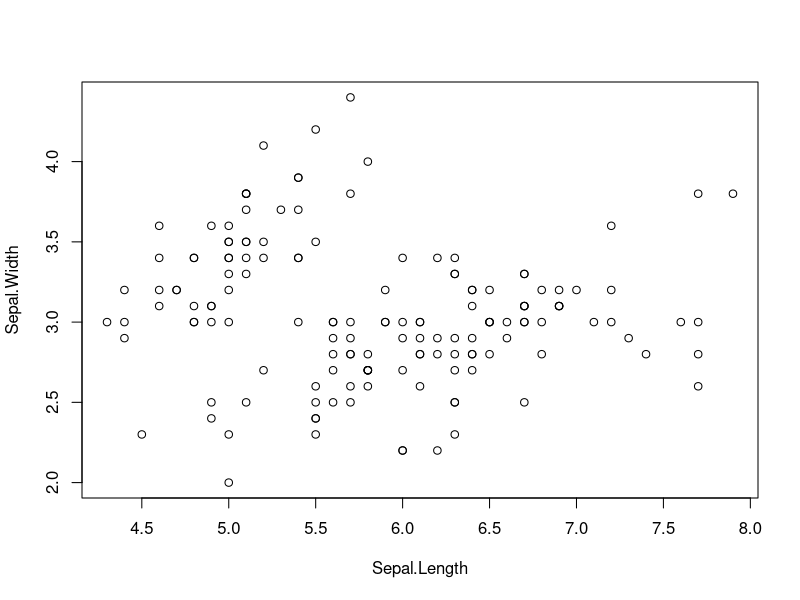
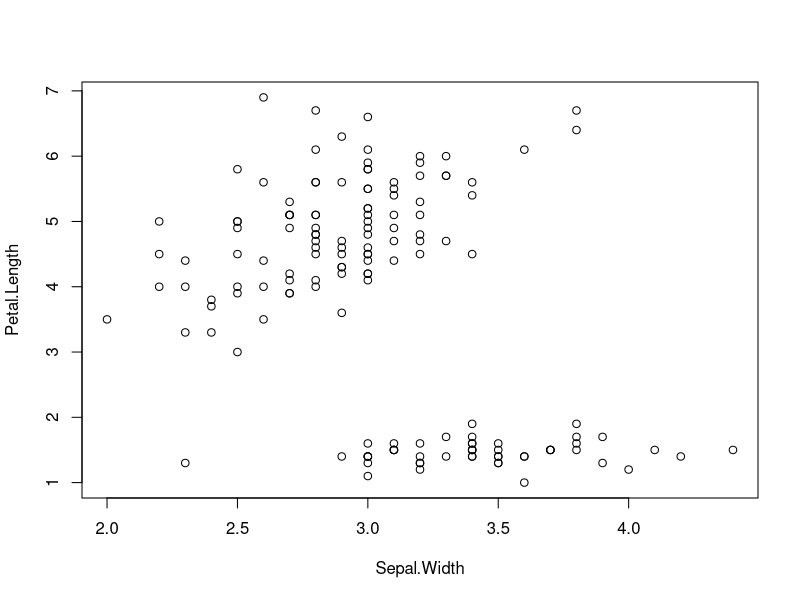
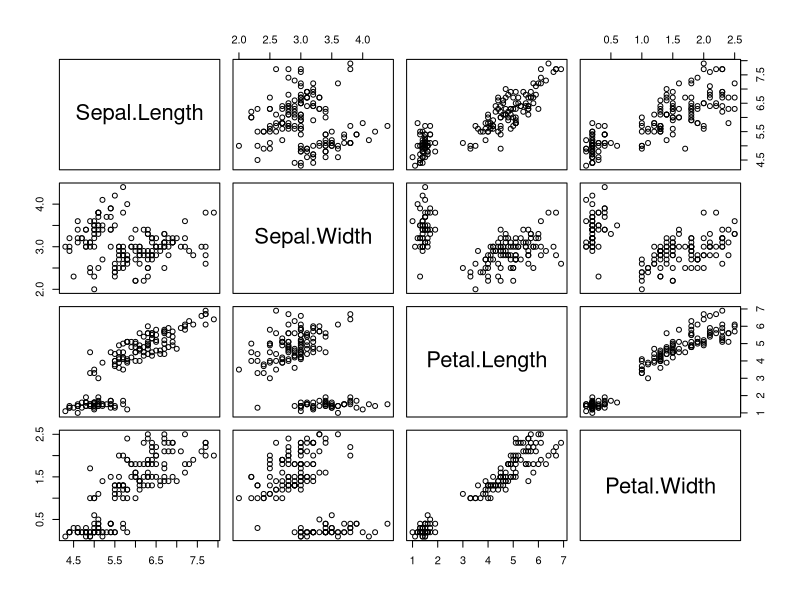
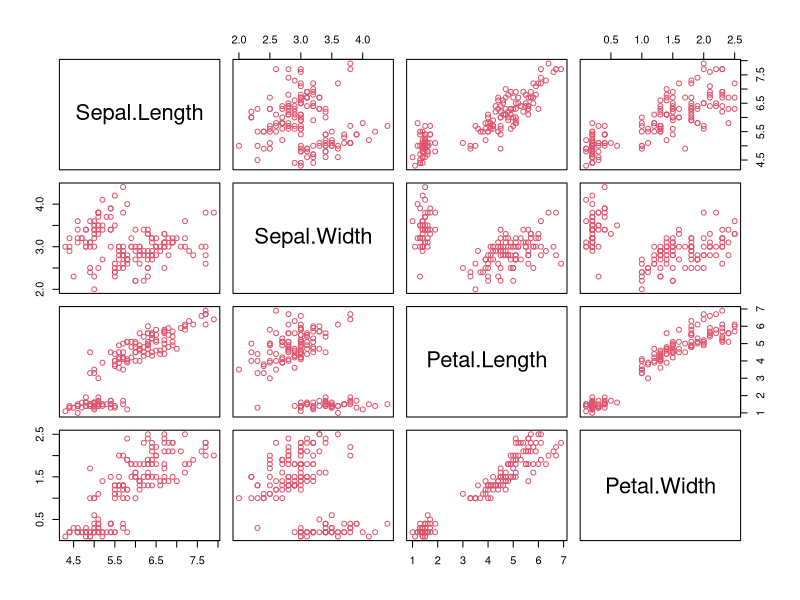

Recreate these plots in R, in order.
head(iris)
data("iris")
View(iris)

set.seed(101)

gmean = function(x) prod(x)^(1/length(x))

kmeans2 = function(x, k, iter = 10){
  res = numeric(iter)
  clust = matrix(nrow = iter, ncol = nrow(x))
  for (i in 1:iter) {
    km = kmeans(x, k)
    res[i] = gmean(km$withinss)
    clust[i,] = km$cluster 
  }
  return(clust[which.min(res)])
}

cl = matrix(nrow = 5, ncol = nrow(iris))
for (k in 2:6)
  cl[k-1,] = kmeans2(iris[,1:4], k)


apply(cl, 1, table)
plot(iris[,1:2])
plot(iris[,2:3])
pairs(iris[,1:4])
pairs(iris[,1:4], col = cl[1,])
